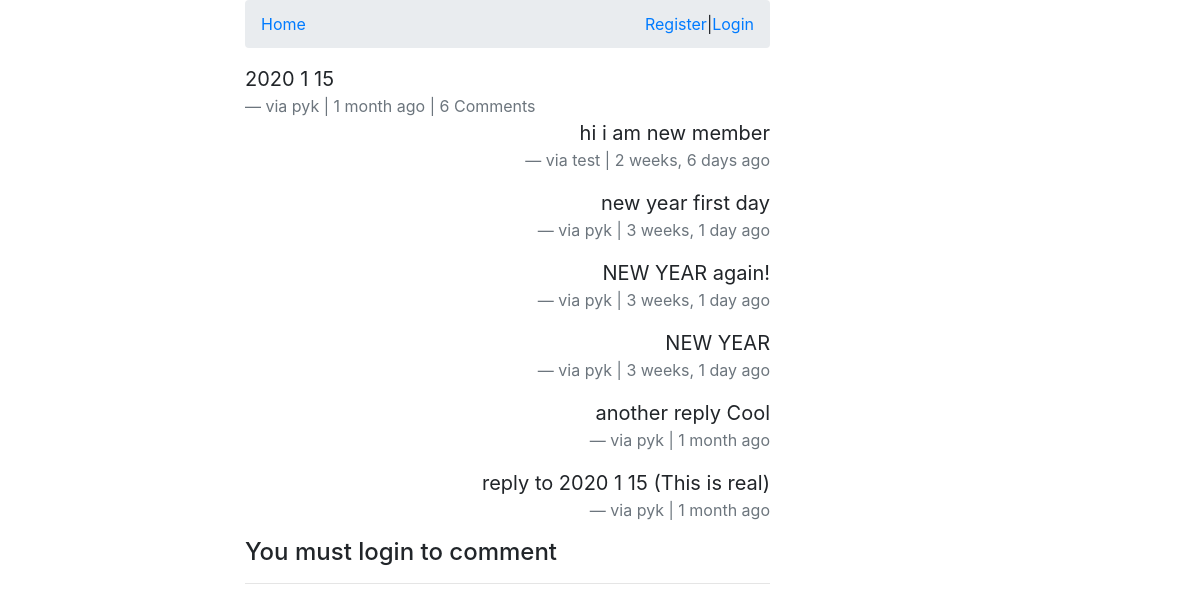
/comments/8/, run on the app's committed database.
### comments/models.py (models this page shows, shortened)
class Comment(models.Model):
    user = models.ForeignKey(settings.AUTH_USER_MODEL, default=1, on_delete=SET_NULL, null=True)
    content_type = models.ForeignKey(ContentType, on_delete=models.CASCADE)
    object_id = models.PositiveIntegerField()
    content_object = GenericForeignKey('content_type', 'object_id')
    parent = models.ForeignKey('self', on_delete=models.CASCADE, blank=True, null=True)
    content = models.TextField()
    timestamp = models.DateTimeField(auto_now_add=True)
    objects = CommentManager()
    class Meta:
        ordering = ['-timestamp']
    def children(self): #replies
        return Comment.objects.filter(parent=self)

### comments/views.py (the view, shortened to what this page needs)
# urls.py: path('<id>/', views.comment_thread, name='thread'),
def comment_thread(request, id):
    comment = get_object_or_404(Comment, id=id)
    initial_data = {
        'content_type': comment.content_type,
        'object_id' : comment.object_id
    }
    form = CommentForm(request.POST or None, initial=initial_data)
    print(form.errors)
    context = {
        'comment': comment,
        'form': form
    }
    return render(request, 'comments/comment_thread.html', context=context)

### comments/models.py (called while the page is built)
    def all(self):
        qs = super(CommentManager, self).filter(parent=None)
        return qs

### comments/templates/comments/comment_thread.html (shortened to what this page needs)
{% extends "posts/base.html" %}
{% load crispy_forms_tags %}
{% block content %}
    <div class="">
        <blockquote class="blockquote">
            <p class="mb-0">{{ comment.content }}</p>
            <footer class="blockquote-footer">via {{ comment.user }} | {{ comment.timestamp | timesince }} ago
                {% if comment.children.count > 0 %}
                    | {{ comment.children.count }} Comment{% if comment.children.count > 1 %}s{% endif %}
                {% endif %}
            </footer>
            <div>
            {% for child_comment in comment.children %}
            <blockquote class="blockquote text-right">
                <p class="mb-0">{{ child_comment.content }}</p>
                <footer class="blockquote-footer">via {{ child_comment.user }} | {{ child_comment.timestamp | timesince }} ago
                </footer>
            </blockquote>
            {% endfor %}
            {% if request.user.is_authenticated %}
            <form action="." method="POST">{% csrf_token %}
                {{ form | crispy }}
                <input type="hidden" name="parent_id" value="{{ comment.id }}">
                <input type="submit" class="btn btn-default" value="Reply">
            </form>
            {% else %}
            <h4>You must login to comment</h4>
            <hr>
            {% endif %}
            </div>
        </blockquote>
    </div>
{% endblock content %}

### data on the page
Comment: content "2020 1 15", user "pyk", timestamp "1 month", children.count "6"
Comment: content "hi i am new member", user "test", timestamp "2 weeks, 6 days"
Comment: content "new year first day", user "pyk", timestamp "3 weeks, 1 day"
Comment: content "NEW YEAR again!", user "pyk", timestamp "3 weeks, 1 day"
Comment: content "NEW YEAR", user "pyk", timestamp "3 weeks, 1 day"
Comment: content "another reply Cool", user "pyk", timestamp "1 month"
Comment: content "reply to 2020 1 15 (This is real)", user "pyk", timestamp "1 month"
